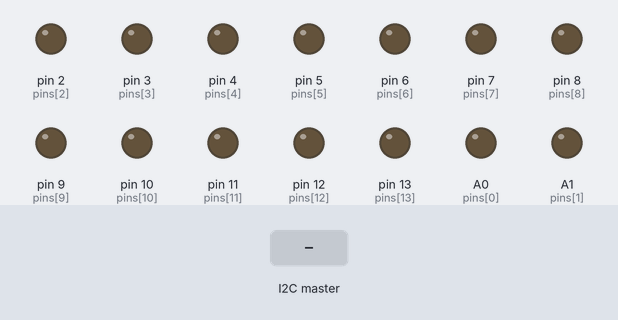
This sketch was run on a simulated Arduino Uno, built with avr-gcc and run on an emulated ATmega328P. Parts: output pins drawn as LEDs (lit = HIGH). Inputs (shaded band) come from the test bench.

Above: at 1.2 s.
1.3 s: the I2C master sends the byte 90
At 1.7 s:
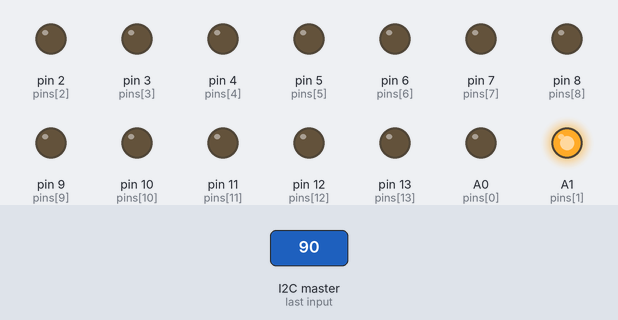
6.3 s: the I2C master sends the byte 1
At 6.7 s:
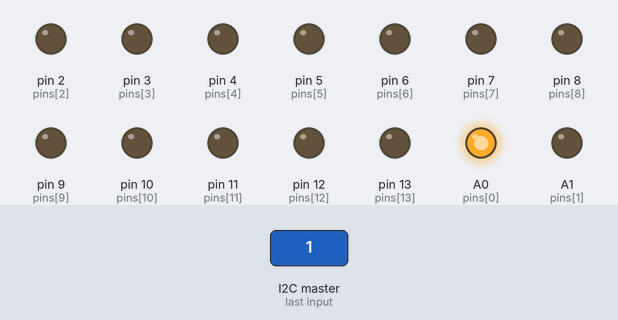
8.3 s: the I2C master sends the byte 200
At 8.7 s:
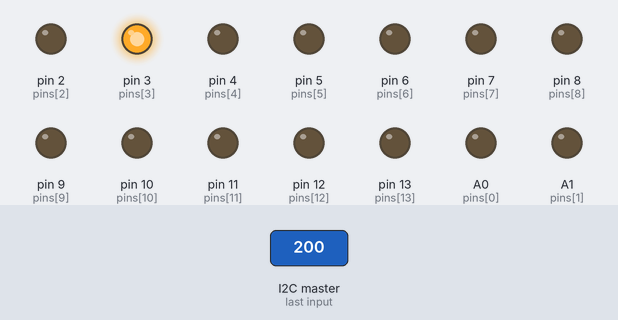
Timing chart, 0 to 12.3 s (numbered marks = the images above; inputs shaded):
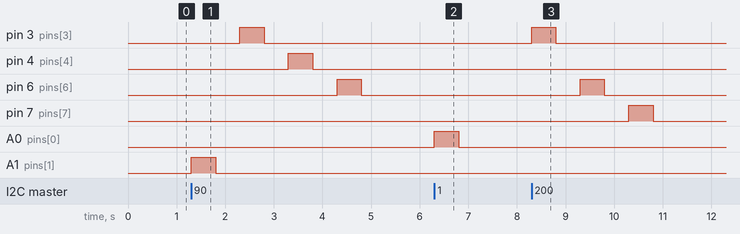

Measured:
- after the input at 1.3 s, pin 3 (pins[3]): LOW → HIGH after 1.0 s, → LOW 0.50 s later; pin 4 (pins[4]): LOW → HIGH after 2.0 s, → LOW 0.50 s later; pin 6 (pins[6]): LOW → HIGH after 3.0 s, → LOW 0.50 s later; A1 (pins[1]): LOW → HIGH at once, → LOW 0.50 s later
- after the input at 6.3 s, A0 (pins[0]): LOW → HIGH at once, → LOW 0.50 s later
- after the input at 8.3 s, pin 3 (pins[3]): LOW → HIGH at once, → LOW 0.50 s later; pin 6 (pins[6]): LOW → HIGH after 1.0 s, → LOW 0.50 s later; pin 7 (pins[7]): LOW → HIGH after 2.0 s, → LOW 0.50 s later

The sketch:

train-points-controller.ino
```cpp
#include <Arduino.h>
#include <Wire.h>
#define DELAY_INTERVAL 500

uint8_t pins[14] = {
    A0,
    A1,
    2,
    3,
    4,
    5,
    6,
    7,
    8,
    9,
    10,
    11,
    12,
    13
};

uint16_t state = 0;
uint16_t newState = 0;

void setup() {
  for(int i = 0; i < 14; i++) {
    pinMode(pins[i], OUTPUT);
    digitalWrite(pins[i], LOW);
  }

  Wire.begin(0x40);
  Wire.onReceive(setState);
  # ifdef _DEBUG
  Serial.begin(9600);
  Serial.println("Listening on 0x40");
  # endif
}

void loop() {
  uint16_t diff;
  uint8_t pinIndex = 0;
  if(state == newState) {
    return;
  }

  # ifdef DEBUG
  Serial.print("New state received: ");
  Serial.println(newState, HEX);
  # endif

  diff = (state ^ newState) & newState;
  do {
    if ((diff & 0x1) != 0x0) {
      # ifdef _DEBUG
      Serial.print("Sending pulse to pin: ");
      Serial.println(pinIndex, HEX);
      # endif

      digitalWrite(pins[pinIndex], HIGH);
      delay(DELAY_INTERVAL);
      digitalWrite(pins[pinIndex], LOW);
      delay(DELAY_INTERVAL);

      # ifdef _DEBUG
      Serial.println("End of pulse");
      # endif
    }

    diff = diff >> 1;
    pinIndex += 1;
  } while(diff != 0);

  state = newState;
}

void setState(int available) {
  uint8_t *newStatePtr = (uint8_t*)&newState;

  # ifdef _DEBUG
  Serial.print("Received: ");
  Serial.print(available, HEX);
  Serial.println(" bytes");
  # endif

  for(int i = 0; i < 2; i++) {
    if(i < available) {
      newStatePtr[i] = (uint8_t)Wire.read();
    } else {
      newStatePtr[i] = 0;
    }
  }
}
```
